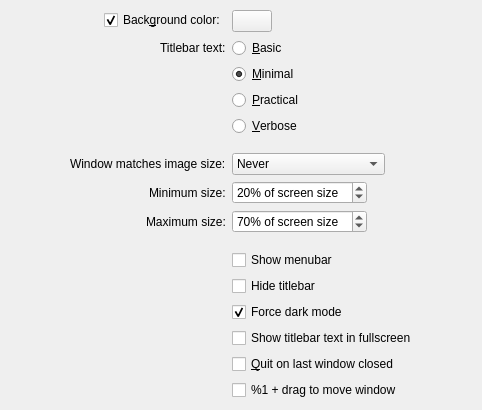
        <widget class="QWidget" name="window">
         <property name="geometry">
          <rect>
           <x>0</x>
           <y>0</y>
           <width>482</width>
           <height>360</height>
          </rect>
         </property>
         <property name="sizePolicy">
          <sizepolicy hsizetype="Preferred" vsizetype="Fixed">
           <horstretch>0</horstretch>
           <verstretch>0</verstretch>
          </sizepolicy>
         </property>
         <layout class="QFormLayout" name="windowLayout">
          <property name="fieldGrowthPolicy">
           <enum>QFormLayout::FieldsStayAtSizeHint</enum>
          </property>
          <property name="labelAlignment">
           <set>Qt::AlignRight|Qt::AlignTrailing|Qt::AlignVCenter</set>
          </property>
          <property name="formAlignment">
           <set>Qt::AlignHCenter|Qt::AlignTop</set>
          </property>
          <property name="leftMargin">
           <number>10</number>
          </property>
          <property name="topMargin">
           <number>10</number>
          </property>
          <property name="rightMargin">
           <number>10</number>
          </property>
          <property name="bottomMargin">
           <number>10</number>
          </property>
          <item row="0" column="0">
           <widget class="QCheckBox" name="bgColorCheckbox">
            <property name="text">
             <string>Back&amp;ground color:</string>
            </property>
            <property name="checked">
             <bool>true</bool>
            </property>
           </widget>
          </item>
          <item row="0" column="1">
           <widget class="QPushButton" name="bgColorButton">
            <property name="focusPolicy">
             <enum>Qt::NoFocus</enum>
            </property>
           </widget>
          </item>
          <item row="1" column="0">
           <widget class="QLabel" name="label">
            <property name="toolTip">
             <string>Changes the amount of information displayed in the titlebar</string>
            </property>
            <property name="text">
             <string>Titlebar text:</string>
            </property>
           </widget>
          </item>
          <item row="1" column="1">
           <widget class="QRadioButton" name="titlebarRadioButton0">
            <property name="text">
             <string>&amp;Basic</string>
            </property>
           </widget>
          </item>
          <item row="2" column="1">
           <widget class="QRadioButton" name="titlebarRadioButton1">
            <property name="text">
             <string>&amp;Minimal</string>
            </property>
            <property name="checked">
             <bool>true</bool>
            </property>
           </widget>
          </item>
          <item row="3" column="1">
           <widget class="QRadioButton" name="titlebarRadioButton2">
            <property name="text">
             <string>&amp;Practical</string>
            </property>
           </widget>
          </item>
          <item row="4" column="1">
           <widget class="QRadioButton" name="titlebarRadioButton3">
            <property name="text">
             <string>&amp;Verbose</string>
            </property>
           </widget>
          </item>
          <item row="5" column="1">
           <spacer name="horizontalSpacer_4">
            <property name="orientation">
             <enum>Qt::Horizontal</enum>
            </property>
            <property name="sizeHint" stdset="0">
             <size>
              <width>40</width>
              <height>5</height>
             </size>
            </property>
           </spacer>
          </item>
          <item row="6" column="0">
           <widget class="QLabel" name="label_6">
            <property name="toolTip">
             <string>Control when the window should resize to fit the image's actual size</string>
            </property>
            <property name="text">
             <string>Window matches image size:</string>
            </property>
           </widget>
          </item>
          <item row="6" column="1">
           <widget class="QComboBox" name="windowResizeComboBox">
            <property name="toolTip">
             <string>Control when the window should resize to fit the image's actual size</string>
            </property>
            <property name="currentIndex">
             <number>0</number>
            </property>
            <item>
             <property name="text">
              <string>Never</string>
             </property>
            </item>
            <item>
             <property name="text">
              <string>When launching</string>
             </property>
            </item>
            <item>
             <property name="text">
              <string>When opening images</string>
             </property>
            </item>
           </widget>
          </item>
          <item row="7" column="0">
           <widget class="QLabel" name="minWindowResizeLabel">
            <property name="text">
             <string>Minimum size:</string>
            </property>
           </widget>
          </item>
          <item row="7" column="1">
           <widget class="QSpinBox" name="minWindowResizeSpinBox">
            <property name="toolTip">
             <string>Control the minimum size that the window should reach when matching the image's actual size</string>
            </property>
            <property name="suffix">
             <string>% of screen size</string>
            </property>
            <property name="minimum">
             <number>0</number>
            </property>
            <property name="maximum">
             <number>100</number>
            </property>
            <property name="singleStep">
             <number>5</number>
            </property>
            <property name="value">
             <number>20</number>
            </property>
           </widget>
          </item>
          <item row="8" column="0">
           <widget class="QLabel" name="maxWindowResizeLabel">
            <property name="toolTip">
             <string>Control the maximum size that the window should reach when matching the image's actual size</string>
            </property>
            <property name="text">
             <string>Maximum size:</string>
            </property>
           </widget>
          </item>
          <item row="8" column="1">
           <widget class="QSpinBox" name="maxWindowResizeSpinBox">
            <property name="toolTip">
             <string>Control the maximum size that the window should reach when matching the image's actual size</string>
            </property>
            <property name="suffix">
             <string>% of screen size</string>
            </property>
            <property name="minimum">
             <number>0</number>
            </property>
            <property name="maximum">
             <number>100</number>
            </property>
            <property name="singleStep">
             <number>5</number>
            </property>
            <property name="value">
             <number>70</number>
            </property>
           </widget>
          </item>
          <item row="9" column="1">
           <spacer name="horizontalSpacer_3">
            <property name="orientation">
             <enum>Qt::Horizontal</enum>
            </property>
            <property name="sizeHint" stdset="0">
             <size>
              <width>40</width>
              <height>5</height>
             </size>
            </property>
           </spacer>
          </item>
          <item row="10" column="1">
           <widget class="QCheckBox" name="menubarCheckbox">
            <property name="text">
             <string>Show menubar</string>
            </property>
           </widget>
          </item>
          <item row="11" column="1">
           <widget class="QCheckBox" name="hideTitlebarCheckbox">
            <property name="toolTip">
             <string extracomment="Hide the titlebar and only show the window controls"/>
            </property>
            <property name="text">
             <string>Hide titlebar</string>
            </property>
           </widget>
          </item>
          <item row="12" column="1">
           <widget class="QCheckBox" name="forceDarkModeCheckbox">
            <property name="toolTip">
             <string>Choose whether or not the titlebar should always be dark regardless of your chosen macOS appearance</string>
            </property>
            <property name="text">
             <string>Force dark mode</string>
            </property>
            <property name="checked">
             <bool>true</bool>
            </property>
           </widget>
          </item>
          <item row="13" column="1">
           <widget class="QCheckBox" name="detailsInFullscreen">
            <property name="toolTip">
             <string>Choose whether or not to display the titlebar text while in fullscreen</string>
            </property>
            <property name="text">
             <string>Show titlebar text in fullscreen</string>
            </property>
           </widget>
          </item>
          <item row="14" column="1">
           <widget class="QCheckBox" name="quitOnLastWindowCheckbox">
            <property name="text">
             <string>&amp;Quit on last window closed</string>
            </property>
           </widget>
          </item>
          <item row="15" column="1">
           <widget class="QCheckBox" name="ctrlDragCheckbox">
            <property name="toolTip">
             <string>Enable %1 + drag to move the window</string>
            </property>
            <property name="text">
             <string>%1 + drag to move window</string>
            </property>
            <property name="checked">
             <bool>false</bool>
            </property>
           </widget>
          </item>
         </layout>
        </widget>
